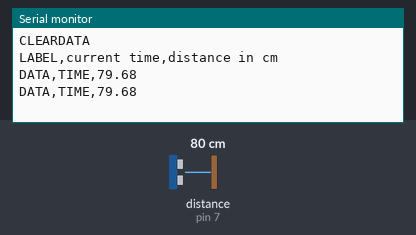
The sketch below on a simulated Arduino Uno, built with avr-gcc and run on an emulated ATmega328P. On the bench: the last lines printed to the serial monitor. Wiring (inferred from the names in the program): ultrasonic range finder: trigger pin 5; echo pin 7. Inputs (shaded band) come from the test bench; at power-on: distance to the obstacle (sensor on pin 7) 80 cm. The echo pulse lasts 58.3 µs per cm.

Above: at 1.8 s.
1.9 s: distance to the obstacle (sensor on pin 7) set to 2 cm
At 2.8 s:
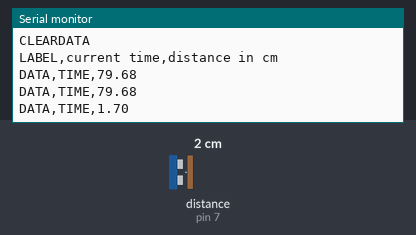
3.4 s: distance to the obstacle (sensor on pin 7) set to 4 cm
At 4.8 s:
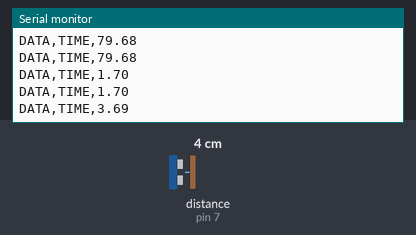
Timing chart, 0 to 6.4 s (numbered marks = the images above; inputs shaded):
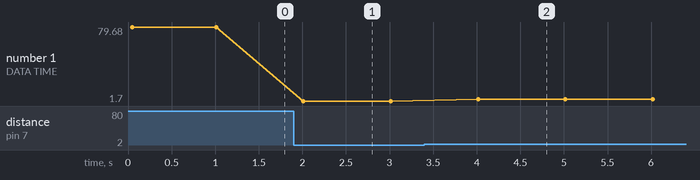

Measured:
- after the input at 1.9 s, the serial monitor: prints a new line after 0.11 s (image 1)
- after the input at 3.4 s, the serial monitor: prints a new line after 0.61 s (image 2)
- plotted number 1: 79.68 → 1.7 after the input at 1.9 s, 1.7 → 3.69 after the input at 3.4 s

The sketch:

Ultrasonic1.ino
```cpp
#define trigpin 05
#define echopin 07


float distance,duration;

void setup()
{
  Serial.begin(9600);
  // put your setup code here, to run once:
pinMode (trigpin,OUTPUT);
pinMode (echopin,INPUT);
Serial.println("CLEARDATA");
Serial.println("LABEL,current time,distance in cm");
}

void loop()
{
  // put your main code here, to run repeatedly:
digitalWrite(trigpin,LOW);
delayMicroseconds(2);

digitalWrite(trigpin,HIGH);
delayMicroseconds(10);

digitalWrite(trigpin,LOW);

// Measure responce from echo pin:

  duration = pulseIn(echopin,HIGH);
distance=(duration/2)*0.0343;

// send data to serial monitor
  Serial.print("DATA,TIME,");
Serial.print(distance);
  Serial.println(" ");

delay(1000);
}
```
